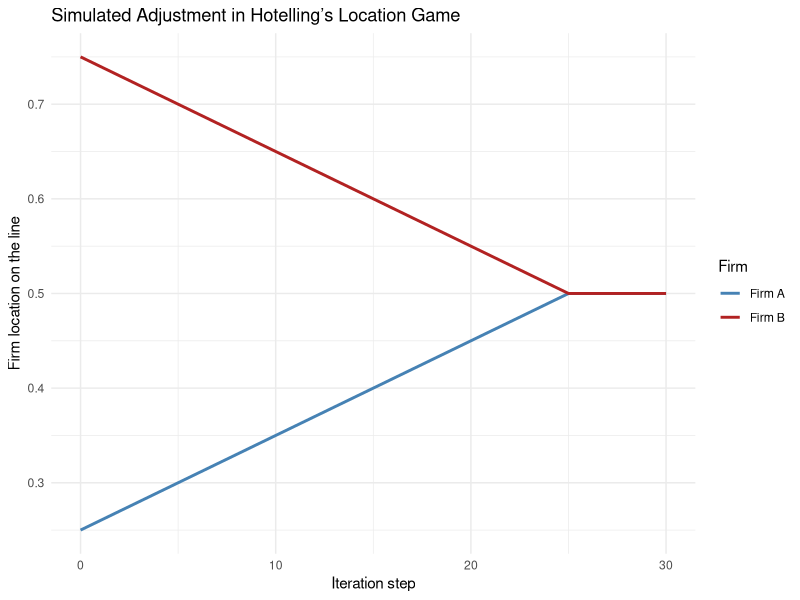

R code for this plot:
## ---- chunk 1

if(!("tidyverse" %in% installed.packages()[,"Package"])) install.packages("tidyverse")

library("tidyverse")

## ---- chunk 2

set.seed(123)

## ---- chunk 3

# Create 1000 evenly spaced customer locations
customers <- seq(0, 1, length.out = 1000)

## ---- chunk 4

# Starting positions for the two firms
pos_A <- 0.25
pos_B <- 0.75

## ---- chunk 5

# Function to compute market share for two firm positions
#market_share <- function(a, b) {
#  share_A <- sum(abs(customers - a) <= abs(customers - b)) / length(customers)
#  share_B <- 1 - share_A
#  c(A = share_A, B = share_B)
#}

market_share <- function(a, b) {
  dA <- abs(customers - a)
  dB <- abs(customers - b)
  
  A_strict <- sum(dA < dB)
  B_strict <- sum(dB < dA)
  ties <- sum(dA == dB)
  
  share_A <- (A_strict + 0.5 * ties) / length(customers)
  share_B <- (B_strict + 0.5 * ties) / length(customers)
  
  c(A = share_A, B = share_B)
}




## ---- chunk 6

market_share(pos_A, pos_B)

## ---- chunk 7

# A simple iterative adjustment process
positions_over_time <- data.frame(step = 0, A = pos_A, B = pos_B)

#The number of steps indicates how many moves you think the game needs before it is complete
for(step in 1:30){ 
  
  # A small movement step
  epsilon <- 0.01
  
  # Try moving A slightly toward B
  trial_A <- ifelse(pos_A < pos_B, pos_A + epsilon, pos_A - epsilon)
  if(market_share(trial_A, pos_B)[1] > market_share(pos_A, pos_B)[1]){
    pos_A <- trial_A
  }
  
  # Try moving B slightly toward A
  trial_B <- ifelse(pos_B > pos_A, pos_B - epsilon, pos_B + epsilon)
  if(market_share(pos_A, trial_B)[2] > market_share(pos_A, pos_B)[2]){
    pos_B <- trial_B
  }
  
  # Store positions
  positions_over_time <- rbind(
    positions_over_time,
    data.frame(step = step, A = pos_A, B = pos_B)
  )
}


## ---- chunk 8

ggplot(positions_over_time, aes(x = step)) +
  geom_line(aes(y = A, colour = "Firm A"), size = 1) +
  geom_line(aes(y = B, colour = "Firm B"), size = 1) +
  scale_colour_manual(values = c("Firm A" = "steelblue", "Firm B" = "firebrick")) +
  labs(
    title = "Simulated Adjustment in Hotelling’s Location Game",
    x = "Iteration step",
    y = "Firm location on the line",
    colour = "Firm"
  ) +
  theme_minimal()


